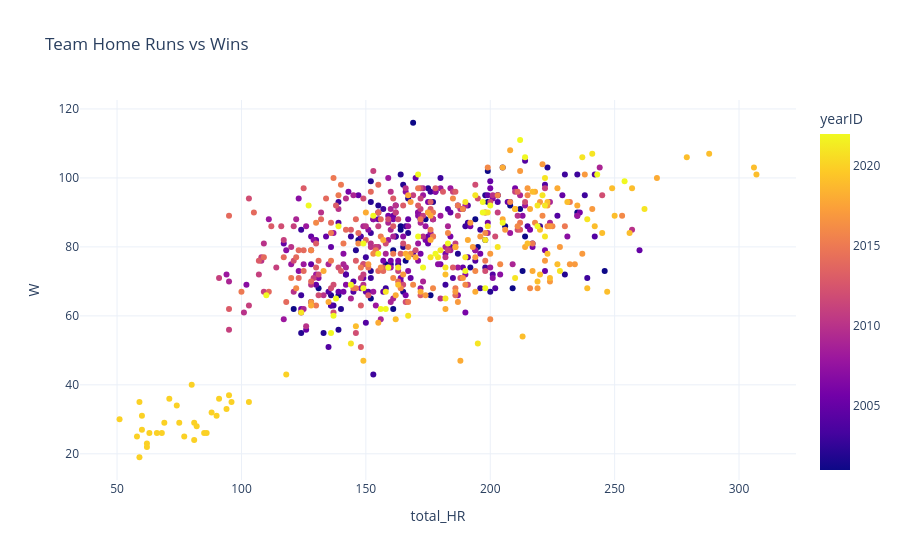

This figure's notebook cell:
### Markdown cell above
# Wins vs Home Runs (5 points)
#### Create a scatterplot showing wins against home runs also showing the difference over the years

### Code cell
import plotly.express as px
fig = px.scatter(
    df_team_stats,
    x="total_HR",
    y="W",
    color="yearID",
    title="Team Home Runs vs Wins",
    hover_data=["teamID"]
)

fig.update_layout(template="plotly_white")

fig.show()

### Figure 1 — Plotly figure (JSON) as saved in the notebook; plotly's stock layout.template omitted (floating-point values rounded to 4 significant figures; data arrays with more than 128 entries replaced by an {"elided": "..."} marker saying what was removed)
{"data": [{"customdata": {"elided": "660x1 str values"}, "hovertemplate": "total_HR=%{x}<br>W=%{y}<br>teamID=%{customdata[0]}<br>yearID=%{marker.color}<extra></extra>", "legendgroup": "", "marker": {"color": {"elided": "660 int values"}, "coloraxis": "coloraxis", "symbol": "circle"}, "mode": "markers", "name": "", "orientation": "v", "showlegend": false, "type": "scatter", "x": {"elided": "660 int values"}, "xaxis": "x", "y": {"elided": "660 int values"}, "yaxis": "y"}], "layout": {"coloraxis": {"colorbar": {"title": {"text": "yearID"}}, "colorscale": [[0, "#0d0887"], [0.1111, "#46039f"], [0.2222, "#7201a8"], [0.3333, "#9c179e"], [0.4444, "#bd3786"], [0.5556, "#d8576b"], [0.6667, "#ed7953"], [0.7778, "#fb9f3a"], [0.8889, "#fdca26"], [1, "#f0f921"]]}, "legend": {"tracegroupgap": 0}, "title": {"text": "Team Home Runs vs Wins"}, "xaxis": {"anchor": "y", "domain": [0, 1], "title": {"text": "total_HR"}}, "yaxis": {"anchor": "x", "domain": [0, 1], "title": {"text": "W"}}}}
